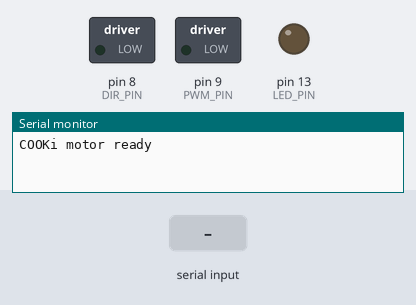
A sketch run on a simulated Arduino Uno, built with avr-gcc and run on an emulated ATmega328P. Parts: switched loads named in the sketch (green lamp = pin HIGH), output pins drawn as LEDs (lit = HIGH), the last lines printed to the serial monitor. The inputs (shaded band) are chosen by the test bench.

Above: at 1.2 s.
1.3 s: "90,45\n" received over Serial
At 1.8 s:
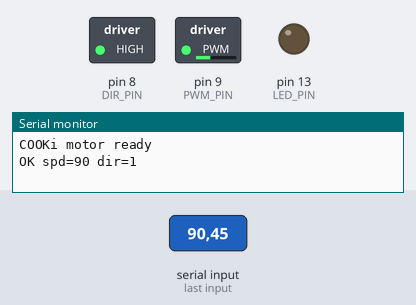
2.8 s: "30,150\n" received over Serial
At 4.2 s:
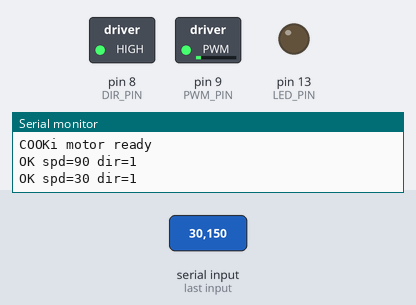
Timing chart, 0 to 5.8 s (numbered marks = the images above; inputs shaded):
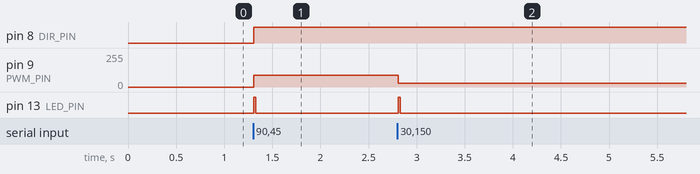

The sketch:

cooki_motor.ino
```cpp
// ─────────────────────────────────────────────────────────────────────────────
// COOKi Motor Controller  (Arduino Uno / Nano)
// ─────────────────────────────────────────────────────────────────────────────
//
// Serial input:  "speed,direction\n"   e.g.  "200,1\n"
//   speed:       0-255   (PWM duty cycle)
//   direction:   0=CCW   1=CW
//
// Serial reply:  "OK spd=200 dir=1"
//
// Wiring:
//   PWM_PIN (D9)  → motor driver IN1 / PWM input
//   DIR_PIN (D8)  → motor driver IN2 / direction input
//   Motor driver GND → Arduino GND
//   Motor driver VM  → external power (6-12V for the motor)
//
// Compatible motor drivers: L298N, L9110S, DRV8833, TB6612FNG
// ─────────────────────────────────────────────────────────────────────────────

const int PWM_PIN = 9;
const int DIR_PIN = 8;
const int LED_PIN = 13;   // built-in LED blinks on each command

void setup() {
  Serial.begin(9600);
  pinMode(PWM_PIN, OUTPUT);
  pinMode(DIR_PIN, OUTPUT);
  pinMode(LED_PIN, OUTPUT);
  analogWrite(PWM_PIN, 0);
  digitalWrite(DIR_PIN, LOW);
  Serial.println("COOKi motor ready");
}

void loop() {
  if (!Serial.available()) return;

  String cmd = Serial.readStringUntil('\n');
  cmd.trim();

  int comma = cmd.indexOf(',');
  if (comma == -1) {
    Serial.println("ERR bad format — expected speed,direction");
    return;
  }

  int spd = cmd.substring(0, comma).toInt();
  int dir = cmd.substring(comma + 1).toInt();

  spd = constrain(spd, 0, 255);
  dir = constrain(dir, 0, 1);

  digitalWrite(DIR_PIN, dir);
  analogWrite(PWM_PIN, spd);

  // Blink LED on command received
  digitalWrite(LED_PIN, HIGH);
  delay(20);
  digitalWrite(LED_PIN, LOW);

  Serial.print("OK spd=");
  Serial.print(spd);
  Serial.print(" dir=");
  Serial.println(dir);
}
```

Measured:
- after the input at 1.3 s, pin 8 (DIR_PIN): LOW → HIGH at once; pin 9 (PWM_PIN): 0/255 → 90/255 at once; pin 13 (LED_PIN): LOW → HIGH at once, → LOW 0.02 s later
- after the input at 2.8 s, pin 9 (PWM_PIN): 90/255 → 30/255 at once; pin 13 (LED_PIN): LOW → HIGH at once, → LOW 0.02 s later
